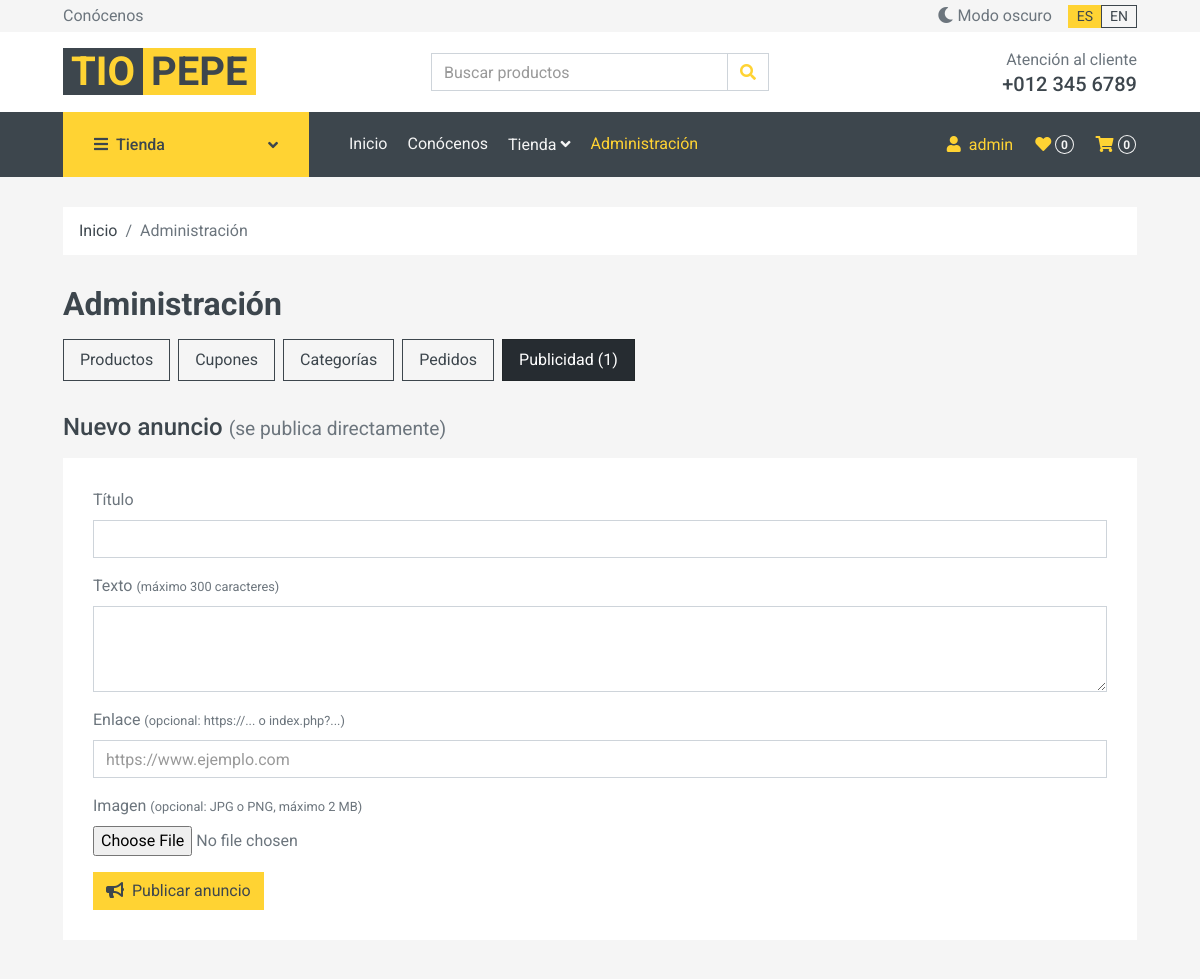
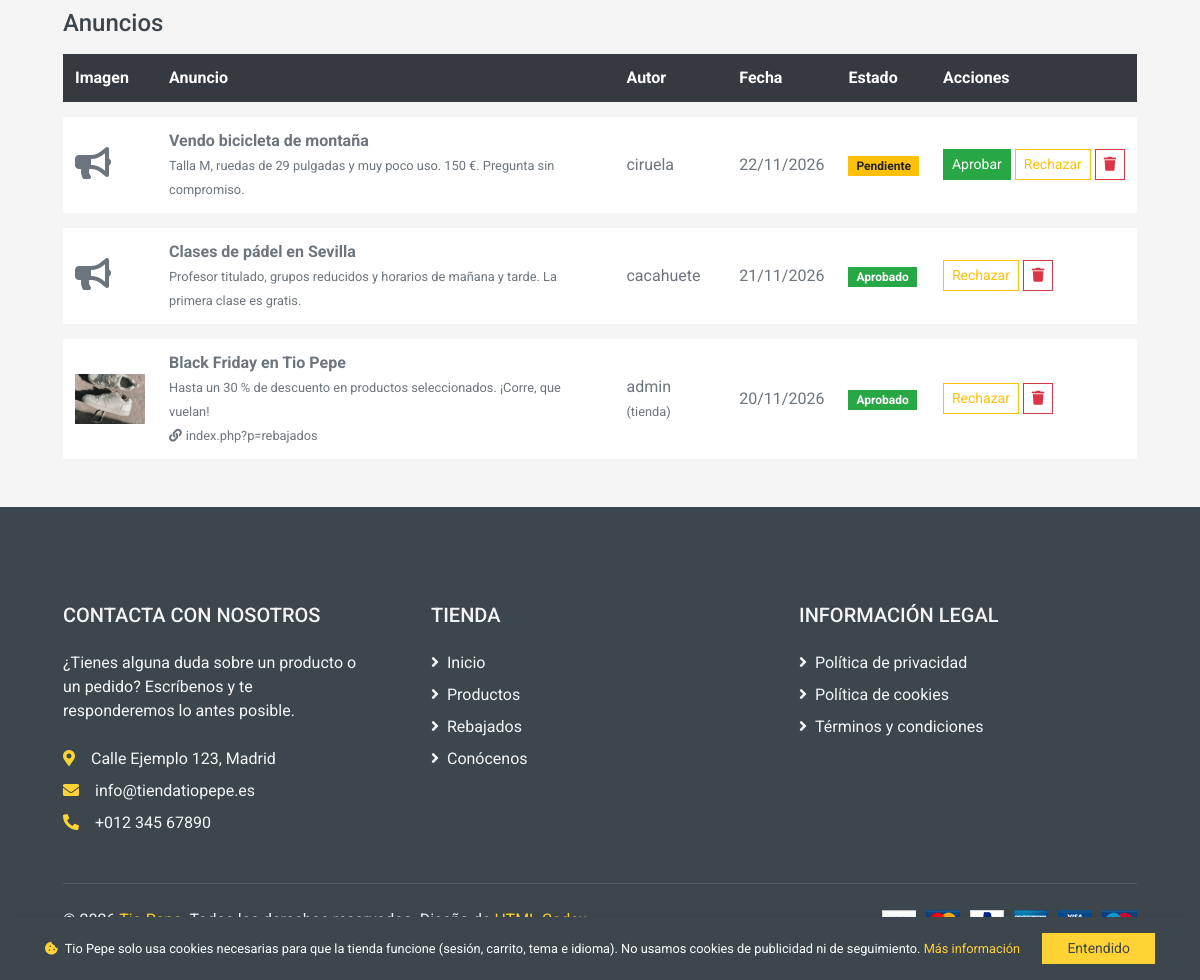
Screenshot of /Tienda/index.php?p=admin&seccion=publicidad (signed in) with the database file from the repository (2 pictures, top to bottom).
### tables this page shows
CREATE TABLE IF NOT EXISTS `anuncios` (
  `id` int(10) UNSIGNED NOT NULL AUTO_INCREMENT PRIMARY KEY,
  `usuario_id` int(10) UNSIGNED NOT NULL,
  `titulo` varchar(80) NOT NULL,
  `texto` varchar(300) NOT NULL,
  `imagen` varchar(200) DEFAULT NULL,
  `enlace` varchar(300) DEFAULT NULL,
  `estado` enum('pendiente','aprobado','rechazado') NOT NULL DEFAULT 'pendiente',
  `fecha` datetime NOT NULL DEFAULT current_timestamp(),
  CONSTRAINT `fk_anuncios_usuario` FOREIGN KEY (`usuario_id`) REFERENCES `usuarios` (`id`) ON DELETE CASCADE
);

CREATE TABLE IF NOT EXISTS `usuarios` (
  `id` int(10) UNSIGNED NOT NULL AUTO_INCREMENT PRIMARY KEY,
  `usuario` varchar(50) NOT NULL UNIQUE,
  `contrasena` varchar(255) NOT NULL,
  `rol` enum('admin','cliente') NOT NULL DEFAULT 'cliente',
  `nombre` varchar(100) DEFAULT NULL,
  `direccion` varchar(200) DEFAULT NULL,
  `telefono` varchar(20) DEFAULT NULL,
  `intentos_fallidos` int(10) UNSIGNED NOT NULL DEFAULT 0,
  `bloqueado_hasta` datetime DEFAULT NULL
);

### Tienda/plantilla/cabecera.php (the view, shortened to what the rows shown need)
<!DOCTYPE html>
<html lang="es">
<head>
    <link href="https://cdnjs.cloudflare.com/ajax/libs/font-awesome/5.10.0/css/all.min.css" rel="stylesheet">
    <link href="lib/animate/animate.min.css" rel="stylesheet">
    <link href="lib/owlcarousel/assets/owl.carousel.min.css" rel="stylesheet">
    <link href="css/style.css?v=<?= filemtime('css/style.css') ?>" rel="stylesheet">
</head>
<body<?= obtener_tema_actual() === 'oscuro' ? ' class="tema-oscuro"' : '' ?>>

### Tienda/paginas/admin.php (shortened to what the rows shown need)
<?php
$seccion = $_GET['seccion'] ?? 'productos';
$errores_admin = [];
$datos_producto = null;
$token = obtener_token_csrf();
if ($seccion === 'publicidad') {
    $anuncios = consultar("SELECT a.*, u.usuario, u.rol FROM anuncios a JOIN usuarios u ON u.id = a.usuario_id
                           ORDER BY a.estado = 'pendiente' DESC, a.fecha DESC");
}
?>
    <div class="container-fluid">
        <div class="px-xl-5">
            <h2 class="mb-3">Administración</h2>
            <?php if ($seccion === 'productos'): ?>
                <?php if ($errores_admin): ?>
                    <div class="alert alert-danger">
                        <strong>Revisa el formulario:</strong>
                        <ul class="mb-0">
                            <?php foreach ($errores_admin as $error): ?>
                                <li><?= escapar_html($error) ?></li>
                            <?php endforeach; ?>
                        </ul>
                    </div>
                <?php endif; ?>
                <h4 class="mb-3"><?= $editando ? 'Editar producto ' . escapar_html($datos_producto['referencia']) : 'Nuevo producto' ?></h4>
                <div class="bg-light p-30 mb-5">
                    <form action="index.php?p=admin<?= $editando ? '&amp;editar=' . (int) $datos_producto['id'] : '' ?>" method="post" enctype="multipart/form-data">
                        <input type="hidden" name="accion_admin" value="guardar">
                        <input type="hidden" name="token_csrf" value="<?= escapar_html($token) ?>">
                        <input type="hidden" name="id" value="<?= (int) $datos_producto['id'] ?>">
                        <div class="form-row">
                            <div class="form-group col-md-8">
                                <label for="nombre">Nombre</label>
                                <input type="text" class="form-control" id="nombre" name="nombre" maxlength="150" required
                                       value="<?= escapar_html($datos_producto['nombre']) ?>">
                            </div>
                            <div class="form-group col-md-4">
                                <label for="referencia">Referencia</label>
                                <?php if ($editando): ?>
                                    <input type="text" class="form-control" id="referencia" value="<?= escapar_html($datos_producto['referencia']) ?>" readonly>
                                <?php else: ?>
                                    <input type="text" class="form-control" id="referencia" name="referencia" required
                                           pattern="COD-[0-9]{2,}" title="Formato COD-xx, por ejemplo COD-07"
                                           value="<?= escapar_html($datos_producto['referencia']) ?>">
                                    <small class="form-text text-muted">Formato COD-xx. Se propone la siguiente libre.</small>
                                <?php endif; ?>
                            </div>
                        </div>
                        <div class="form-group">
                            <label for="descripcion">Descripción</label>
                            <textarea class="form-control" id="descripcion" name="descripcion" rows="5"><?= escapar_html($datos_producto['descripcion']) ?></textarea>
                        </div>
                        <div class="form-group">
                            <label for="categoria_id">Categoría</label>
                            <select class="custom-select" id="categoria_id" name="categoria_id" required>
                                <?php foreach ($categorias as $categoria): ?>
                                    <option value="<?= (int) $categoria['id'] ?>"<?= (int) $categoria['id'] === (int) $datos_producto['categoria_id'] ? ' selected' : '' ?>>
                                        <?= escapar_html($categoria['nombre']) ?>
                                    </option>
                                <?php endforeach; ?>
                            </select>
                        </div>
                        <div class="form-row">
                            <div class="form-group col-md-4">
                                <label for="precio">Precio en euros, IVA incluido</label>
                                <input type="number" class="form-control" id="precio" name="precio" min="0.01" step="0.01" required
                                       value="<?= escapar_html((string) $datos_producto['precio']) ?>">
                            </div>
                            <div class="form-group col-md-4">
                                <label for="precio_rebajado">Precio rebajado <small class="text-muted">(opcional)</small></label>
                                <input type="number" class="form-control" id="precio_rebajado" name="precio_rebajado" min="0.01" step="0.01"
                                       value="<?= escapar_html((string) $datos_producto['precio_rebajado']) ?>">
                                <small class="form-text text-muted">Déjalo vacío si no está rebajado.</small>
                            </div>
                            <div class="form-group col-md-4">
                                <label for="existencias">Existencias</label>
                                <input type="number" class="form-control" id="existencias" name="existencias" min="0" step="1" required
                                       value="<?= escapar_html((string) $datos_producto['existencias']) ?>">
                            </div>
                        </div>
                        <div class="form-group">
                            <label for="foto">Foto <small class="text-muted">(JPG o PNG, máximo 2 MB<?= $editando ? '; si no eliges ninguna se mantiene la actual' : '' ?>)</small></label>
                            <input type="file" class="form-control-file" id="foto" name="foto" accept="image/jpeg,image/png">
                        </div>
                        <button class="btn btn-primary py-2 px-4" type="submit">
                            <i class="fa fa-save mr-1"></i> <?= $editando ? 'Guardar cambios' : 'Crear producto' ?>
                        </button>
                        <?php if ($editando): ?>
                            <a class="btn btn-outline-dark py-2 px-4 ml-2" href="index.php?p=admin">Cancelar</a>
                        <?php endif; ?>
                    </form>
                </div>
                <h4 class="mb-3">Productos (<?= count($productos_admin) ?>)</h4>
                <div class="table-responsive mb-5">
                    <table class="table table-light table-borderless table-hover mb-0">
                        <thead class="thead-dark">
                            <tr>
                                <th>Foto</th>
                                <th>Referencia</th>
                                <th>Nombre</th>
                                <th>Categoría</th>
                                <th class="text-right">Precio</th>
                                <th class="text-right">Rebajado</th>
                                <th class="text-right">Existencias</th>
                                <th class="text-right">Acciones</th>
                            </tr>
                        </thead>
                        <tbody>
                            <?php foreach ($productos_admin as $p): ?>
                                <tr>
                                    <td class="align-middle"><img src="<?= escapar_html(obtener_imagen_producto($p)) ?>" alt="" style="width: 50px;"></td>
                                    <td class="align-middle"><?= escapar_html($p['referencia']) ?></td>
                                    <td class="align-middle"><a class="text-dark" href="<?= escapar_html(obtener_url_producto($p)) ?>"><?= escapar_html($p['nombre']) ?></a></td>
                                    <td class="align-middle"><?= escapar_html($p['categoria'] ?? '—') ?></td>
                                    <td class="align-middle text-right text-nowrap"><?= formatear_precio((float) $p['precio']) ?></td>
                                    <td class="align-middle text-right text-nowrap"><?= tiene_precio_rebajado($p) ? formatear_precio((float) $p['precio_rebajado']) : '—' ?></td>
                                    <td class="align-middle text-right<?= (int) $p['existencias'] === 0 ? ' text-danger font-weight-bold' : '' ?>"><?= (int) $p['existencias'] ?></td>
                                    <td class="align-middle text-right text-nowrap">
                                        <a class="btn btn-sm btn-outline-dark" href="index.php?p=admin&amp;editar=<?= (int) $p['id'] ?>" title="Editar"><i class="fa fa-pen"></i></a>
                                        <form class="d-inline" action="index.php?p=admin" method="post"
                                              onsubmit="return confirm('¿Borrar el producto «<?= escapar_html(addslashes($p['nombre'])) ?>»? No se puede deshacer.');">
                                            <input type="hidden" name="accion_admin" value="borrar">
                                            <input type="hidden" name="token_csrf" value="<?= escapar_html($token) ?>">
                                            <input type="hidden" name="id" value="<?= (int) $p['id'] ?>">
                                            <button type="submit" class="btn btn-sm btn-danger" title="Borrar"><i class="fa fa-trash"></i></button>
                                        </form>
                                    </td>
                                </tr>
                            <?php endforeach; ?>
                        </tbody>
                    </table>
                </div>
            <?php elseif ($seccion === 'publicidad'): ?>
                <?php if (!$anuncios): ?>
                    <p>Todavía no hay anuncios.</p>
                <?php else: ?>
                <div class="table-responsive mb-5">
                    <table class="table table-light table-borderless table-hover mb-0">
                        <thead class="thead-dark">
                            <tr><th>Imagen</th><th>Anuncio</th><th>Autor</th><th>Fecha</th><th>Estado</th><th>Acciones</th></tr>
                        </thead>
                        <tbody>
                            <?php foreach ($anuncios as $anuncio): ?>
                            <tr>
                                <td class="align-middle">
                                    <?php if ($anuncio['imagen']): ?>
                                        <img src="<?= escapar_html($anuncio['imagen']) ?>" alt="" style="width: 70px; height: 50px; object-fit: cover;">
                                    <?php else: ?>
                                        <i class="fa fa-bullhorn fa-2x text-muted"></i>
                                    <?php endif; ?>
                                </td>
                                <td class="align-middle">
                                    <b><?= escapar_html($anuncio['titulo']) ?></b><br>
                                    <small><?= escapar_html($anuncio['texto']) ?></small>
                                    <?php if ($anuncio['enlace']): ?>
                                        <br><small class="text-muted"><i class="fa fa-link mr-1"></i><?= escapar_html($anuncio['enlace']) ?></small>
                                    <?php endif; ?>
                                </td>
                                <td class="align-middle"><?= escapar_html($anuncio['usuario']) ?><?= $anuncio['rol'] === 'admin' ? ' <small class="text-muted">(tienda)</small>' : '' ?></td>
                                <td class="align-middle text-nowrap"><?= date('d/m/Y', strtotime($anuncio['fecha'])) ?></td>
                                <td class="align-middle"><?php mostrar_estado_anuncio($anuncio['estado']); ?></td>
                                <td class="align-middle text-nowrap">
                                    <?php foreach (['aprobado' => ['Aprobar', 'btn-success'], 'rechazado' => ['Rechazar', 'btn-outline-warning']] as $estado => [$texto_boton, $clase]): ?>
                                        <?php if ($anuncio['estado'] !== $estado): ?>
                                            <form action="index.php?p=admin&amp;seccion=publicidad" method="post" class="d-inline">
                                                <button type="submit" class="btn btn-sm <?= $clase ?>"><?= $texto_boton ?></button>
                                            </form>
                                        <?php endif; ?>
                                    <?php endforeach; ?>
                                    <form action="index.php?p=admin&amp;seccion=publicidad" method="post" class="d-inline" onsubmit="return confirm('¿Borrar este anuncio?');">
                                        <button type="submit" class="btn btn-sm btn-outline-danger" title="Borrar"><i class="fa fa-trash"></i></button>
                                    </form>
                                </td>
                            </tr>
                            <?php endforeach; ?>
                        </tbody>
                    </table>
                </div>
                <?php endif; ?>
            <?php endif; ?>
        </div>
    </div>

### Tienda/funciones.php (shortened to what the rows shown need)
<?php
function consultar(string $sql, array $valores = []): array
{
    global $conexion;
    $sentencia = $conexion->prepare($sql);
    if ($valores) {
        $sentencia->bind_param(str_repeat('s', count($valores)), ...$valores);
    }
    $sentencia->execute();
    return $sentencia->get_result()->fetch_all(MYSQLI_ASSOC);
}
function escapar_html(?string $texto): string
{
    return htmlspecialchars($texto ?? '', ENT_QUOTES, 'UTF-8');
}
    ?>
    <?php
function obtener_tema_actual(): string
{
    return ($_COOKIE['tema'] ?? '') === 'oscuro' ? 'oscuro' : 'claro';
}
    ?>
    <?php
function mostrar_estado_anuncio(string $estado): void
{
    echo '<span class="badge badge-' . ESTADOS_ANUNCIO[$estado] . ' px-2 py-1">' . ucfirst($estado) . '</span>';
}
    ?>

### rows the page displays
anuncios: titulo "Vendo bicicleta de montaña", texto "Talla M, ruedas de 29 pulgadas y muy poco uso. 150 €. Pregunta sin compromiso.", usuario.usuario "ciruela", fecha "22/11/2026", estado "Pendiente", texto_boton "Aprobar", texto_boton "Rechazar"
anuncios: titulo "Clases de pádel en Sevilla", texto "Profesor titulado, grupos reducidos y horarios de mañana y tarde. La primera clase es gratis.", usuario.usuario "cacahuete", fecha "21/11/2026", estado "Aprobado", texto_boton "Rechazar"
anuncios: imagen (picture), titulo "Black Friday en Tio Pepe", texto "Hasta un 30 % de descuento en productos seleccionados. ¡Corre, que vuelan!", enlace "index.php?p=rebajados", usuario.usuario "admin", shows "(tienda)", fecha "20/11/2026", estado "Aprobado", texto_boton "Rechazar"

### other values shown
$codigo_idioma "ES"
$codigo_idioma "EN"
escapar_html($_SESSION['usuario']['usuario']) "admin"
count(obtener_ids_favoritos()) "0"
contar_unidades_carrito() "0"
escapar_html($texto) "Inicio"
escapar_html($texto) "Administración"
$nombre "Productos"
$nombre "Cupones"
$nombre "Categorías"
$nombre "Pedidos"
$nombre "Publicidad (1)"
$boton "Publicar anuncio"
